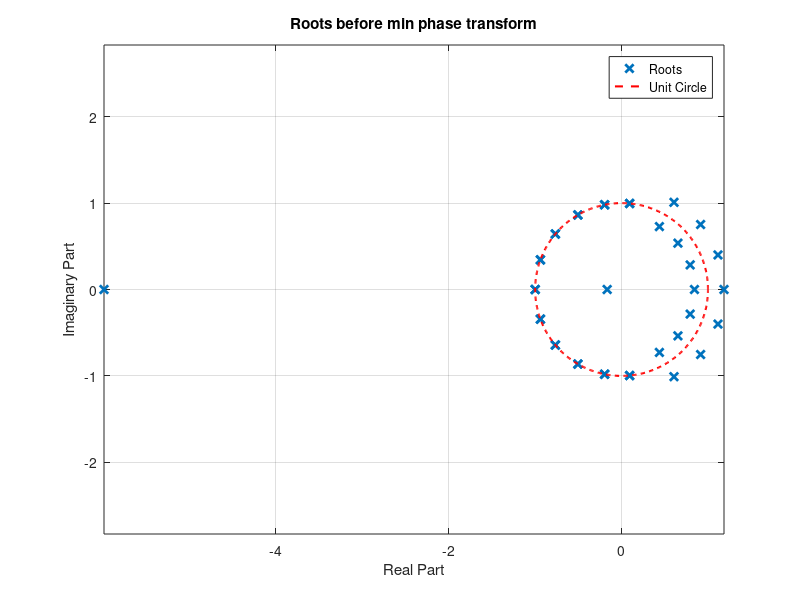
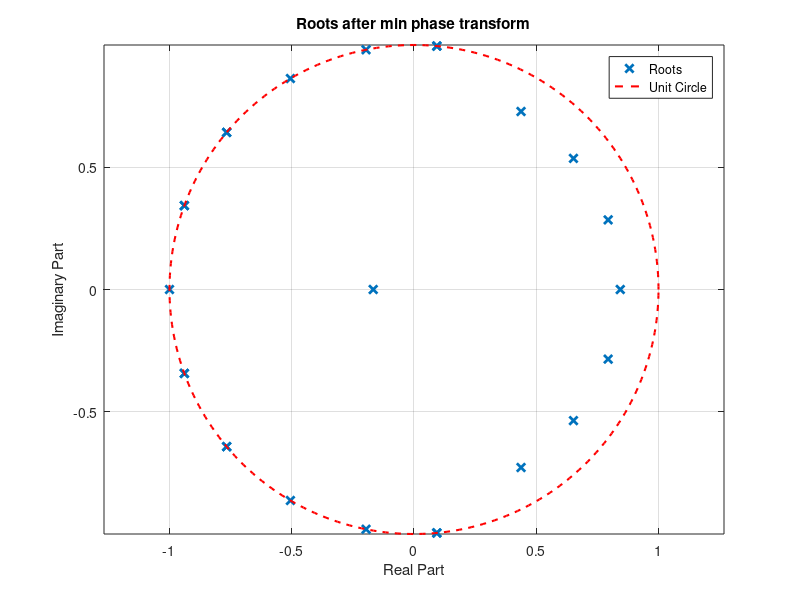
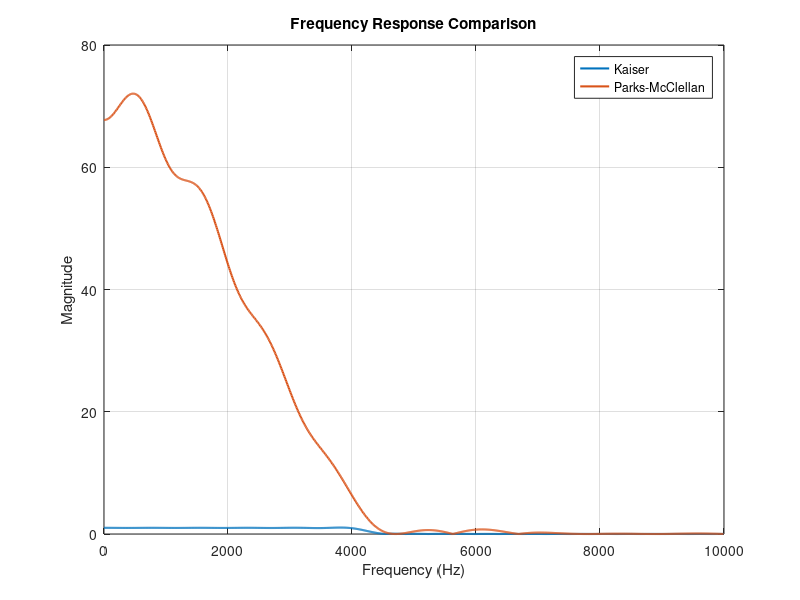

MATLAB code to generate these figures, in order:
fsamp = 20000;
fcuts = [4000 4500];
mags = [1 0]; 
devs = [0.1 0.05];

%% Kaiser Design
[n1,Wn,beta,ftype] = kaiserord(fcuts,mags,devs,fsamp);
n1 = n1 + rem(n1,2);
hh = fir1(n1,Wn,ftype,kaiser(n1+1,beta),"noscale");
fprintf('Kaiser Order %d\n', n1);

[H1,f] = freqz(hh,1,1024,fsamp);

%% Parks-McClellan Design
[n2,fo,ao,w] = firpmord(fcuts,mags,devs,fsamp);
n2 = n2 + rem(n2,2);
b = firpm(n2,fo,ao,w);
fprintf('Parks-McClellan Order %d\n', n2);

[H2,f] = freqz(b,1,1024,fsamp);
%disp(H2);
Hmag = abs(H2);

% Passband indices
pb = f <= 4000;

% Stopband indices
sb = f >= 4500;

% Actual ripples
delta_p_actual = max(abs(Hmag(pb) - 1));
delta_s_actual = max(Hmag(sb));

% Add the stopband delta to h[n] at the center tap (time domain)
M = n2;
center = M/2 + 1;
b_new = b;
b_new(center) = b_new(center) + delta_s_actual;

% Plot original zeros vs modified for min phase
tol = 1e-8;
z = roots(b_new);
r = abs(z);
figure;
plot(real(z), imag(z), 'x', 'LineWidth', 2);
hold on;

% Plot unit circle
theta = linspace(0, 2*pi, 500);
plot(cos(theta), sin(theta), 'r--', 'LineWidth', 1.5);

axis equal;
grid on;
xlabel('Real Part');
ylabel('Imaginary Part');
title('Roots before min phase transform');
legend('Roots', 'Unit Circle');
%z(r > 1 + tol) = 1 ./ conj(z(r > 1 + tol));
% Remove half of the zeros on the unit circle, Only keep roots inside and on unit circle

z = z(r - 1 < tol);
disp(z);
z([12 13]) = []; %we can take out either of the pairs on the UC, TODO - cant be manual
r = abs(z);
disp(r);
figure;
plot(real(z), imag(z), 'x', 'LineWidth', 2);
hold on;

% Plot unit circle
theta = linspace(0, 2*pi, 500);
plot(cos(theta), sin(theta), 'r--', 'LineWidth', 1.5);

axis equal;
grid on;
xlabel('Real Part');
ylabel('Imaginary Part');
title('Roots after min phase transform');
legend('Roots', 'Unit Circle');
% Recreate the coefficients using the poly function
b_temp = poly(z);

%gain_correction = sum(b_new) / sum(b_temp);
%disp(gain_correction);
%b_temp = real(gain_correction * b_temp);
disp(sqrt(1 + delta_s_actual));
b_temp = real(b_temp / (sqrt(1 + delta_s_actual)));
[H2_new,f] = freqz(b_temp,1,1024,fsamp);
Hmag_new = abs(H2_new);
fprintf('Actual passband ripple (before) = %f\n', delta_p_actual);
fprintf('Actual stopband ripple (before) = %f\n', delta_s_actual);

delta_p_after = max(abs(Hmag_new(pb) - 1));
delta_s_after = max(Hmag_new(sb));

fprintf('Actual passband ripple (after)  = %f\n', delta_p_after);
fprintf('Actual stopband ripple (after)  = %f\n', delta_s_after);
%% Plot Both
figure
plot(f,abs(H1),'LineWidth',1.5)
hold on
plot(f,abs(H2_new),'LineWidth',1.5)
grid on
xlabel('Frequency (Hz)')
ylabel('Magnitude')
legend('Kaiser','Parks-McClellan')
title('Frequency Response Comparison')
